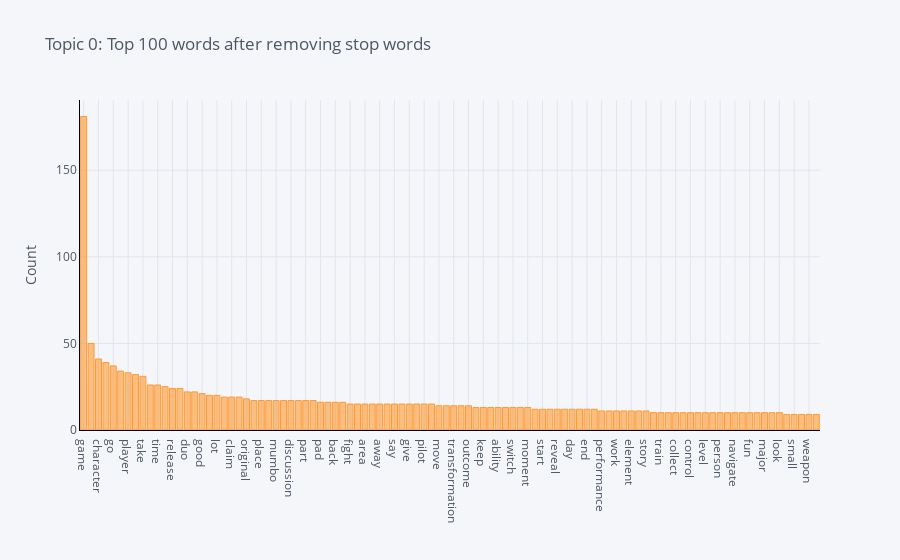

The notebook cell this image was saved under:
### Code cell
plot_model(lda)

### Figure 1 — Plotly figure (JSON) as saved in the notebook; plotly's stock layout.template omitted (floating-point values rounded to 4 significant figures)
{"data": [{"name": "count", "text": "", "y": [181, 50, 41, 39, 37, 34, 33, 32, 31, 26, 26, 25, 24, 24, 22, 22, 21, 20, 20, 19, 19, 19, 18, 17, 17, 17, 17, 17, 17, 17, 17, 17, 16, 16, 16, 16, 15, 15, 15, 15, 15, 15, 15, 15, 15, 15, 15, 15, 14, 14, 14, 14, 14, 13, 13, 13, 13, 13, 13, 13, 13, 12, 12, 12, 12, 12, 12, 12, 12, 12, 11, 11, 11, 11, 11, 11, 11, 10, 10, 10, 10, 10, 10, 10, 10, 10, 10, 10, 10, 10, 10, 10, 10, 10, 10, 9, 9, 9, 9, 9], "marker": {"color": "rgba(255, 153, 51, 0.6)", "line": {"color": "rgba(255, 153, 51, 1.0)", "width": 1}}, "x": ["game", "world", "character", "play", "go", "minute", "player", "first", "take", "may", "time", "post", "release", "team", "duo", "link", "good", "see", "lot", "seem", "claim", "use", "original", "leak", "place", "big", "mumbo", "boss", "discussion", "different", "part", "version", "pad", "interesting", "back", "come", "fight", "example", "area", "information", "away", "thing", "say", "event", "give", "previous", "pilot", "year", "move", "record", "transformation", "new", "outcome", "flight", "keep", "final", "ability", "note", "switch", "long", "moment", "true", "start", "enemy", "reveal", "feature", "day", "find", "end", "body", "performance", "village", "work", "however", "element", "individual", "story", "turn", "train", "tier", "collect", "action", "control", "large", "level", "environment", "person", "figure", "navigate", "name", "fun", "must", "major", "help", "look", "demo", "small", "comment", "weapon", "access"], "type": "bar", "orientation": "v"}], "layout": {"title": {"text": "Topic 0: Top 100 words after removing stop words", "font": {"color": "#4D5663"}}, "paper_bgcolor": "#F5F6F9", "plot_bgcolor": "#F5F6F9", "yaxis": {"tickfont": {"color": "#4D5663"}, "title": {"text": "Count", "font": {"color": "#4D5663"}}, "showgrid": true, "zerolinecolor": "#E1E5ED", "gridcolor": "#E1E5ED", "linecolor": "black"}, "xaxis": {"tickfont": {"color": "#4D5663"}, "title": {"text": "", "font": {"color": "#4D5663"}}, "showgrid": true, "zerolinecolor": "#E1E5ED", "gridcolor": "#E1E5ED", "linecolor": "black"}, "legend": {"bgcolor": "#F5F6F9", "font": {"color": "#4D5663"}}}}
